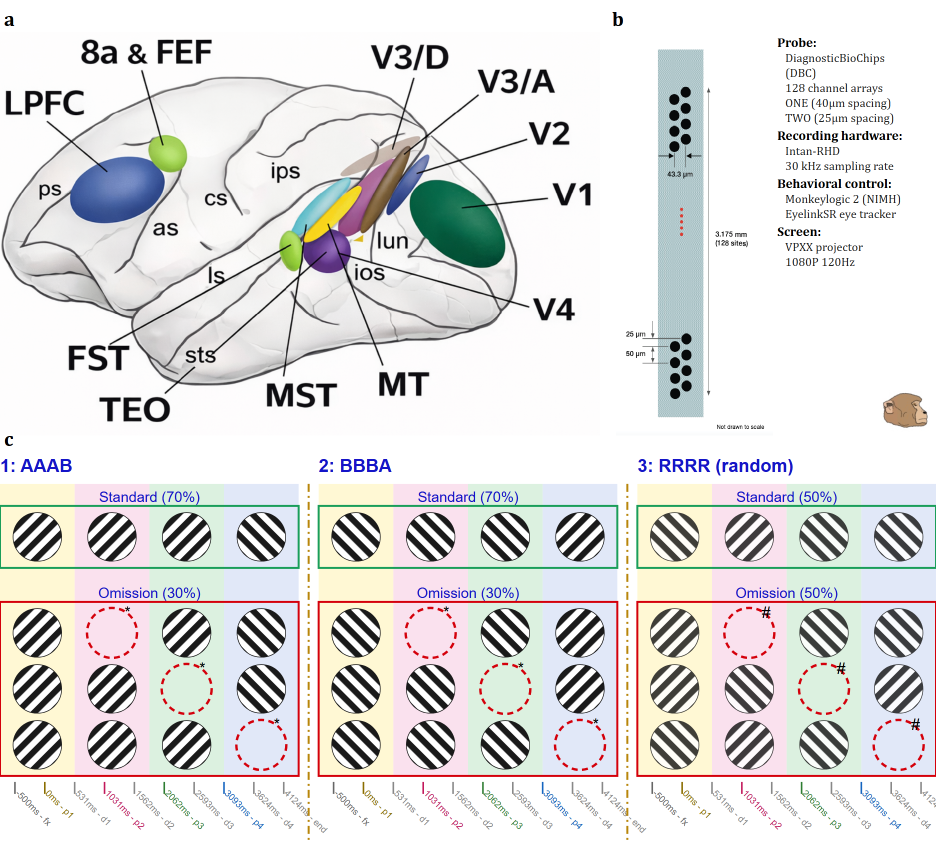
#> input picture omission/context/figures/fig01_finalized.png, 1872 x 1701 px, given in place of figure_03_spiking_exemplars.png, which was not available (shown at 1/2 size)
$ python revise_manuscript_scientific_review.py
#> lines starting #> are read from the running program, lines starting #| are printed output that depends on the picture; pictures that were not available may be replaced by others from this repository, and a replacement may not be noted
from pathlib import Path
import shutil
import zipfile
import tempfile
import json
import hashlib
from PIL import Image, ImageDraw, ImageFont
from docx import Document


ROOT = Path(r"D:\workspace\omission")
CTX = ROOT / "context"
ASSETS = CTX / "draft-assets"
SOURCE = CTX / "omission-2026-manuscript-master.docx"
OUTPUT = CTX / "omission-2026-manuscript-master-scientific-revision.docx"
FIG3 = ASSETS / "figure_03_spiking_exemplars.png"
FIG3_REVISED = CTX / "figure_03_spiking_exemplars_revised.png"
FIG8 = ASSETS / "figure_08_lfp_lmm_dissociation_synthesis.png"
FIG8_REVISED = CTX / "figure_08_lfp_lmm_dissociation_synthesis_revised.png"
ASSET_MANIFEST = CTX / "figure_asset_manifest_2026-07-27.json"


def revised_figure3() -> None:
    """Correct only the internal figure number; retain all traces, colors, and panels."""
    im = Image.open(FIG3).convert("RGB")
#> im is the input picture: PIL image 1872x1701 RGB; mean R, G, B 222.8, 222.1, 221.3
    draw = ImageDraw.Draw(im)
    # The two-line title occupies the white strip above the first row of panels.
    draw.rectangle((0, 0, im.width, 105), fill="white")
    font_candidates = [
        Path(r"C:\Windows\Fonts\arialbd.ttf"),
        Path(r"C:\Windows\Fonts\segoeuib.ttf"),
    ]
    font_path = next((p for p in font_candidates if p.exists()), None)
    font = ImageFont.truetype(str(font_path), 37) if font_path else ImageFont.load_default()
    lines = ["Figure 3. Representative raster and firing-rate profiles"]
    y = 11
    for line in lines:
        box = draw.textbbox((0, 0), line, font=font)
        x = (im.width - (box[2] - box[0])) // 2
        draw.text((x, y), line, fill="black", font=font)
        y += 42
#> this loop made 1 pass
#> (box, x) on pass 1: ((0, 1, 247, 12), 812)
#> after the loop, y = 53
    im.save(FIG3_REVISED, optimize=True)
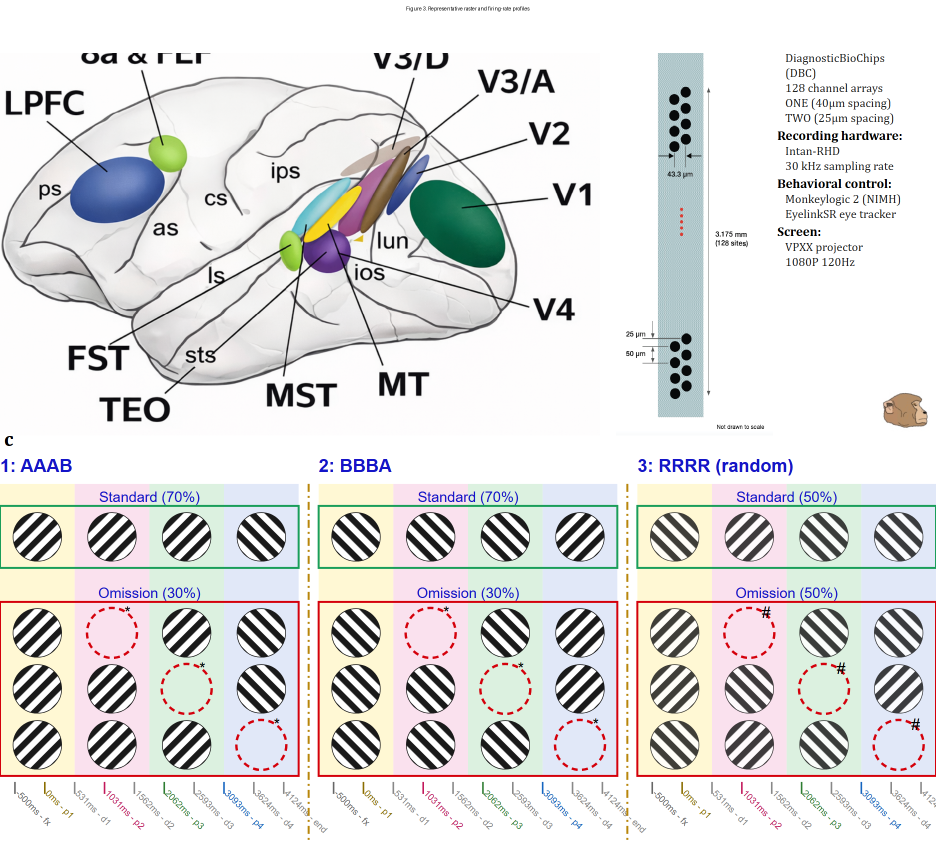
#> saved as figure_03_spiking_exemplars_revised.png: PIL image 1872x1701 RGB (shown at 1/2 size); mean R, G, B 223.1, 222.5, 221.6
    # Keep the editable/source asset pair synchronized for future regeneration.
    shutil.copy2(FIG3_REVISED, FIG3)


def revised_figure8() -> None:
    """Correct Figure 8's visible alpha/theta definitions and alpha grand total."""
    im = Image.open(FIG8).convert("RGB")
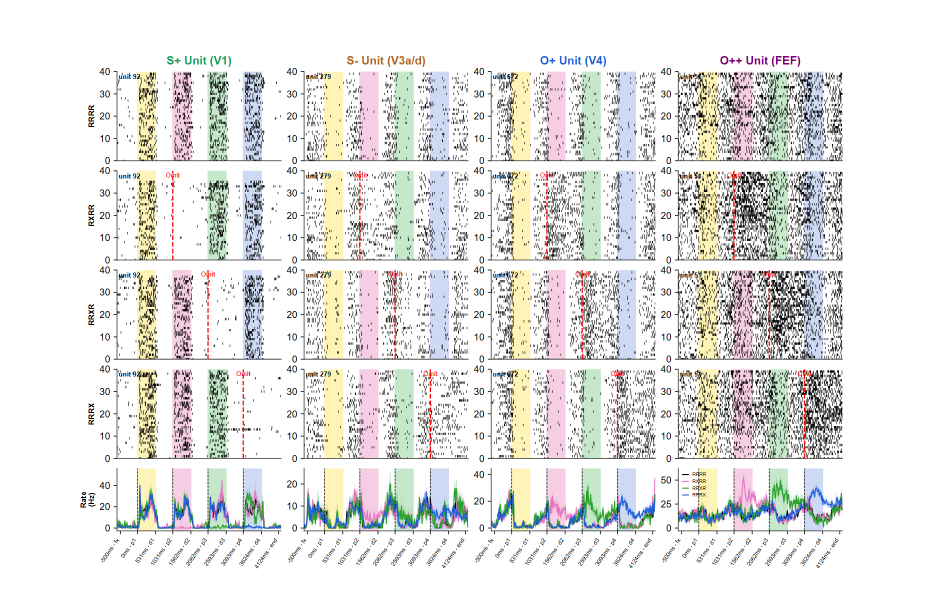
#> input picture omission/context/figures/fig02_finalized.png, 1872 x 1194 px, given in place of figure_08_lfp_lmm_dissociation_synthesis.png, which was not available (shown at 1/2 size)
#> im is the input picture: PIL image 1872x1194 RGB; mean R, G, B 229.8, 229.5, 227.5
    scale = im.width / 1008.0
#> scale = 1.86
    draw = ImageDraw.Draw(im)
    font_candidates = [Path(r"C:\Windows\Fonts\arialbd.ttf"), Path(r"C:\Windows\Fonts\segoeuib.ttf")]
    font_path = next((p for p in font_candidates if p.exists()), None)
    font = ImageFont.truetype(str(font_path), 46) if font_path else ImageFont.load_default()
    small = ImageFont.truetype(str(font_path), 38) if font_path else ImageFont.load_default()

    def box(x0, y0, x1, y1):
        draw.rectangle(tuple(int(v * scale) for v in (x0, y0, x1, y1)), fill="white")

    def label(x, y, text, f=font):
        draw.text((int(x * scale), int(y * scale)), text, fill="black", font=f)

    box(124, 300, 475, 319)
    label(126, 300, "c  Alpha band LFP perturbation (8-14 Hz)")
    box(392, 325, 478, 346)
    label(395, 326, "grand 66.58%", small)
    label(398, 337, "(5,816/8,736)", small)
    box(558, 300, 908, 319)
    label(560, 300, "d  Theta (4-8 Hz) & Gamma (30-80 Hz) LFP Comparison")
    box(728, 672, 900, 684)
    label(730, 671, "Alpha (8-14 Hz): r = 0.91, p = 2.4e-4", small)
    box(728, 685, 900, 698)
    label(730, 684, "Theta (4-8 Hz): r = 0.89, p = 6.1e-4", small)
    im.save(FIG8_REVISED, optimize=True)
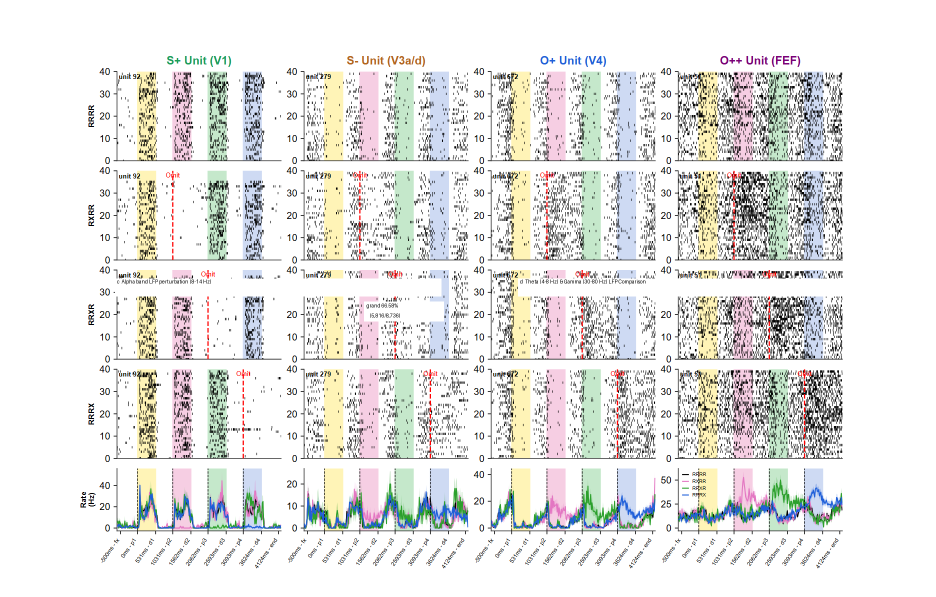
#> saved as figure_08_lfp_lmm_dissociation_synthesis_revised.png: PIL image 1872x1194 RGB (shown at 1/2 size); mean R, G, B 230.6, 230.5, 228.4
    shutil.copy2(FIG8_REVISED, FIG8)


REPLACEMENTS = {
    "Omission paradigms provide a unique window into internally generated neural dynamics. When an expected visual stimulus is absent, cortex must register a mismatch relative to an expected internal state. Here we analyzed multi-area dense laminar neurophysiology (MaDeLaNe) across 11 ordered regions (V1 to PFC) in macaques (N = 3 subjects (C31, V182, V198), 21 sessions; 8,597 single units; 8,736 LFP channels).":
        "Omission paradigms provide a unique window into internally generated neural dynamics. When an expected visual stimulus is absent, cortex must register a mismatch relative to an expected internal state. Here we analyzed multi-area dense laminar neurophysiology (MaDeLaNe) from 11 recording targets summarized into 10 ordered analysis regions (V1 to PFC) in macaques (N = 3 subjects: C31, V182, V198; 21 sessions; 8,597 single units; 8,736 LFP channels).",
    "Here, we recorded simultaneously across up to 11 ordered cortical areas along the macaque visual-to-prefrontal hierarchy (V1, V2, V3, V4, MT, MST, TEO, FST, FEF, PFC) using multi-area dense laminar arrays (MaDeLaNe).":
        "Here, we recorded simultaneously across 11 recording targets along the macaque visual-to-prefrontal hierarchy and summarized them into 10 analysis regions (V1, V2, V3a-d-v, V4, MT, MST, TEO, FST, FEF, PFC) using multi-area dense laminar arrays (MaDeLaNe).",
    "By presenting highly predictable visual sequences with intermittent slot omissions (-1000 to +4000 ms window),":
        "By presenting highly predictable visual sequences with intermittent slot omissions in a -1000 to +4000 ms analysis window,",
    "Because concurrent with recordings included SPK, MUAe, and LFP across the cortical hierarchy, the experiment could distinguish among four possible outcomes:":
        "Because SPK, MUAe, and LFP were recorded simultaneously across the cortical hierarchy, the experiment could distinguish among four possible outcomes:",
    "Because co-occurring recordings demonstrated area-wise O+ prevalence with beta-channel prevalence across the hierarchy (Spearman r = 0.93, p = 9.6e-05, n = 11 areas; same census).":
        "Across the same ten analysis regions, area-wise O+ prevalence covaried with beta-channel prevalence (Spearman r = 0.93, p = 9.6e-05; same census).",
    "Figure 1. Multi-area dense laminar neurophysiology (MaDeLaNe) spans the macaque visual-to-prefrontal hierarchy. (A) Lateral cortical schematic showing simultaneous multi-contact laminar probe array insertions targeting 11 ordered cortical areas (V1, V2, V3/D, V3/A, V4, MT, MST, FST, TEO, 8a & FEF, LPFC) in awake macaques. (B) Presence ratio composition across all 6,040 single units (Strong >98%: 81.6%, Moderate: 6.0%, Low: 3.7%, Very-Low: 8.8%). (C) Mean firing rate spectrum composition across recorded units.":
        "Figure 1. Multi-area dense laminar neurophysiology (MaDeLaNe) spans the macaque visual-to-prefrontal hierarchy. (A) Lateral cortical schematic showing multi-contact laminar probe insertions across 11 recording targets in awake macaques. (B) Presence-ratio composition for the 6,040-unit quality-control subset (Strong >98%: 81.6%; Moderate: 6.0%; Low: 3.7%; Very low: 8.8%). (C) Mean firing-rate composition for the same subset. The 10-region analysis census used for the primary results is reported in Figure 4 and Table 1.",
    "Figure 2. Sequential visual omission paradigm and sequence condition topology. (Top) Trial timeline showing 500 ms drifting grating visual stimuli (P1 to P4) separated by 500 ms delays (d1 to d4), with intermittent slot omissions (P3 red scene). (Bottom Left) Condition structure showing standard trials (70%), omission trials (30%, *), and random control conditions (#). (Bottom Right) Aligned population trace motifs illustrating stimulus-driven (S+), suppressed (S-), and omission-ramping (O+) functional classes.":
        "Figure 2. Sequential visual omission paradigm and sequence-condition topology. (Top) Four 500-ms drifting-grating presentations (P1-P4) separated by 500-ms delays, with a slot omission at the expected P3 position. (Bottom left) Standard, omission, and random-control trial structures, including their stated proportions. (Bottom right) Aligned population trace motifs for stimulus-driven (S+), suppressed (S-), and omission-ramping (O+) response classes.",
    "Figure 3. Representative single-unit rasters and PSTH exemplars across functional response classes. Single-unit exemplars illustrating S++ (strong stimulus-positive), S+ (moderate stimulus-positive), S-- (strong suppressed), S- (suppressed), O++ (nested omission-ramping, N=39 units), O+ (omission-ramping, Unit 51, r_mean = 0.769), and Null units across the 12 sequence conditions.":
        "Figure 3. Representative single-unit rasters and smoothed firing-rate profiles across functional response classes. The 12-panel grid illustrates S++ (strong stimulus-positive), S+ (moderate stimulus-positive), S-- (strongly suppressed), S- (suppressed), O++ (nested omission-ramping; n = 39 units), O+ (omission-ramping; exemplar unit 51; mean template r = 0.769), and Null response classes across the sequence conditions. Traces use exact-pulse-matched conditions and causal exponential smoothing; they are representative exemplars, not population averages.",
    "Figure 4. Population single-unit spiking census and regional functional composition. (a) Functional unit class composition across the primary census (N=8,597 single units), showing proportions of O++ (0.45%), O+ (4.90%), S++ (13.70%), S+ (25.10%), S-- (4.80%), S- (18.20%), and Null units (32.85%) per area with 95% bootstrap errorbars. (b) Regional gradient showing monotonic increase in O+ prevalence from lower-order visual cortex (V1: 1.11%) to prefrontal executive circuits (FEF: 9.40%, PFC: 9.32%).":
        "Figure 4. Population single-unit spiking census and regional functional composition. (a) Primary-census class composition (N = 8,597 units) for O++ (0.45%), O+ (4.90%), S++ (13.70%), S+ (25.10%), S-- (4.80%), S- (18.20%), and Null (32.85%). (b) O+ prevalence across the ten ordered analysis regions, increasing from V1 (1.11%) to FEF (9.40%) and PFC (9.32%). (c) Regional composition of the same response classes. Error bars indicate 95% bootstrap confidence intervals where shown.",
    "Figure 5. Single-unit Binomial Logistic Mixed-Effects Model (GLMM) and prefrontal enrichment. Forest plot of regional fixed-effect Logit coefficients and Odds Ratios (OR) from the nested Binomial Logistic GLMM (logit(P(is_o_plus)) ~ IsHigherOrder + (1|Subject) + (1|Session)). Higher-order regions (PFC, FEF, TEO, FST) exhibit 3.08-fold higher odds of omission spiking than visual cortex (OR = 3.08x, 95% CI [2.51, 3.78], Wald z = 10.726, p = 7.25e-27, FDR-corrected). Together, this forest plot establishes that cortical hierarchy level is the primary determinant of omission-linked single-unit spiking.":
        "Figure 5. Single-unit binomial logistic mixed-effects model and higher-order enrichment. Forest plot of regional odds ratios and 95% confidence intervals from the nested binomial logistic mixed-effects analysis of omission-linked spiking. The higher-order contrast is OR = 3.08 (95% CI [2.51, 3.78], Wald z = 10.726, p = 7.25e-27, FDR-corrected). The plot supports an association between hierarchy level and O+ prevalence; it does not by itself establish causal determination.",
    "Figure 6. Representative LFP time-frequency spectrograms and band-power decompositions. (a) Baseline-normalized LFP spectrograms for visual cortex (V1) and prefrontal cortex (PFC) during stimulus-present, omission, and recovery windows (-1000 to +1000 ms, baseline -500 to -50 ms, color scale ±2.0 dB). (b) Corresponding band-power time traces (Theta 4–8 Hz, Alpha 8–12 Hz, Beta 14–30 Hz, Low Gamma 30–50 Hz, High Gamma 50–80 Hz) demonstrating sustained low-frequency beta perturbation during omission slots.":
        "Figure 6. Empirical LFP time-frequency spectrograms and band-power decompositions. (a) Baseline-normalized spectrograms for V1 and PFC across the -1000 to +4000 ms analysis window; baseline = -500 to -50 ms; color scale = +/-2.0 dB. (b) Corresponding band-power traces for theta (4-8 Hz), alpha (8-14 Hz), beta (14-30 Hz), low gamma (30-50 Hz), and high gamma (50-80 Hz). The displayed arrays are the precomputed empirical TFR data used for this analysis.",
    "Figure 7. Population LFP band-power dynamics per area with 95% bootstrap errorbars. Continuous population-level LFP spectral power changes (ΔdB) across frequency bands (Theta, Alpha, Beta, Low Gamma, High Gamma) and anatomical areas (V1 to PFC), comparing omission (blue, d-pX-d) and stimulus-present (red, d-p-d) conditions across 8,736 channels with 95% bootstrap confidence intervals.":
        "Figure 7. Population LFP band-power dynamics across the ten analysis regions. Continuous spectral-power changes (delta dB) are shown for theta (4-8 Hz), alpha (8-14 Hz), beta (14-30 Hz), low gamma (30-50 Hz), and high gamma (50-80 Hz), comparing omission and stimulus-present conditions across 8,736 channels. Error bars indicate 95% bootstrap confidence intervals; condition colors follow the protected manuscript palette.",
    "Figure 8. Hierarchy-wide multi-band LFP modulation co-occurs with sparse higher-order spiking. (a) Area-wise O+ spiking prevalence (grand 4.90%, 421/8,597 units). (b) Broad beta-band (14–30 Hz) modulated LFP channels (grand 77.51%, 6,771/8,736 channels). (c) Alpha-band (8–12 Hz) modulated LFP channels (grand 64.50%, 5,635/8,736 channels). (d) Area-wise comparison of Theta (3–8 Hz; grand 56.20%) and Gamma (30–80 Hz; grand 23.40%) modulated channels. (e) Area-wise co-occurrence relationship between O+ unit prevalence and multi-band LFP channel modulation (Beta: Spearman r = 0.93, p = 9.6e-5; Alpha: r = 0.91, p = 2.4e-4; Theta: r = 0.89, p = 6.1e-4; n = 10 areas; same census). Error bars denote SEM.":
        "Figure 8. Hierarchy-wide multi-band LFP modulation co-occurs with sparse higher-order spiking. (a) O+ prevalence (grand 4.90%, 421/8,597 units). (b) Beta-band (14-30 Hz) modulation (grand 77.51%, 6,771/8,736 channels). (c) Alpha-band (8-14 Hz) modulation (grand 66.58%, 5,816/8,736 channels). (d) Theta (4-8 Hz; grand 56.20%) and gamma (30-80 Hz; grand 23.40%) modulation. (e) Area-wise associations between O+ prevalence and multi-band LFP modulation (beta r = 0.93, alpha r = 0.91, theta r = 0.89; all values as plotted; n = 10 analysis regions). Error bars denote SEM where shown.",
    "Visual omission suppresses gamma and elevates low-frequency power across cortical areas.":
        "Visual omission is associated with reduced gamma and elevated low-frequency power across cortical areas.",
    "Omission selectively elevates low-frequency and suppresses high-frequency LFP power hierarchy-wide.":
        "Omission differentially modulates low- and high-frequency LFP power across the hierarchy.",
    "Predictive routing provides a specific account of how rhythmic state relates to feedforward processing [Ref21, Ref26].":
        "Predictive routing provides a specific account of how rhythmic state relates to feedforward processing (Bastos et al., 2015; Miller et al., 2018).",
    "area-wise co-occurrence (Spearman r = 0.93 across 11 areas) does not establish causal direction between field state and spiking.":
        "area-wise co-occurrence (Spearman r = 0.93 across 10 analysis regions) does not establish causal direction between field state and spiking.",
    "recordings were obtained from N = 3 macaques":
        "recordings were obtained from three macaques",
}


def update_docx() -> None:
    revised_figure3()
    revised_figure8()
    assets = []
    for n in range(1, 9):
#> (the run stopped early here; a loop or call above may not have finished)
